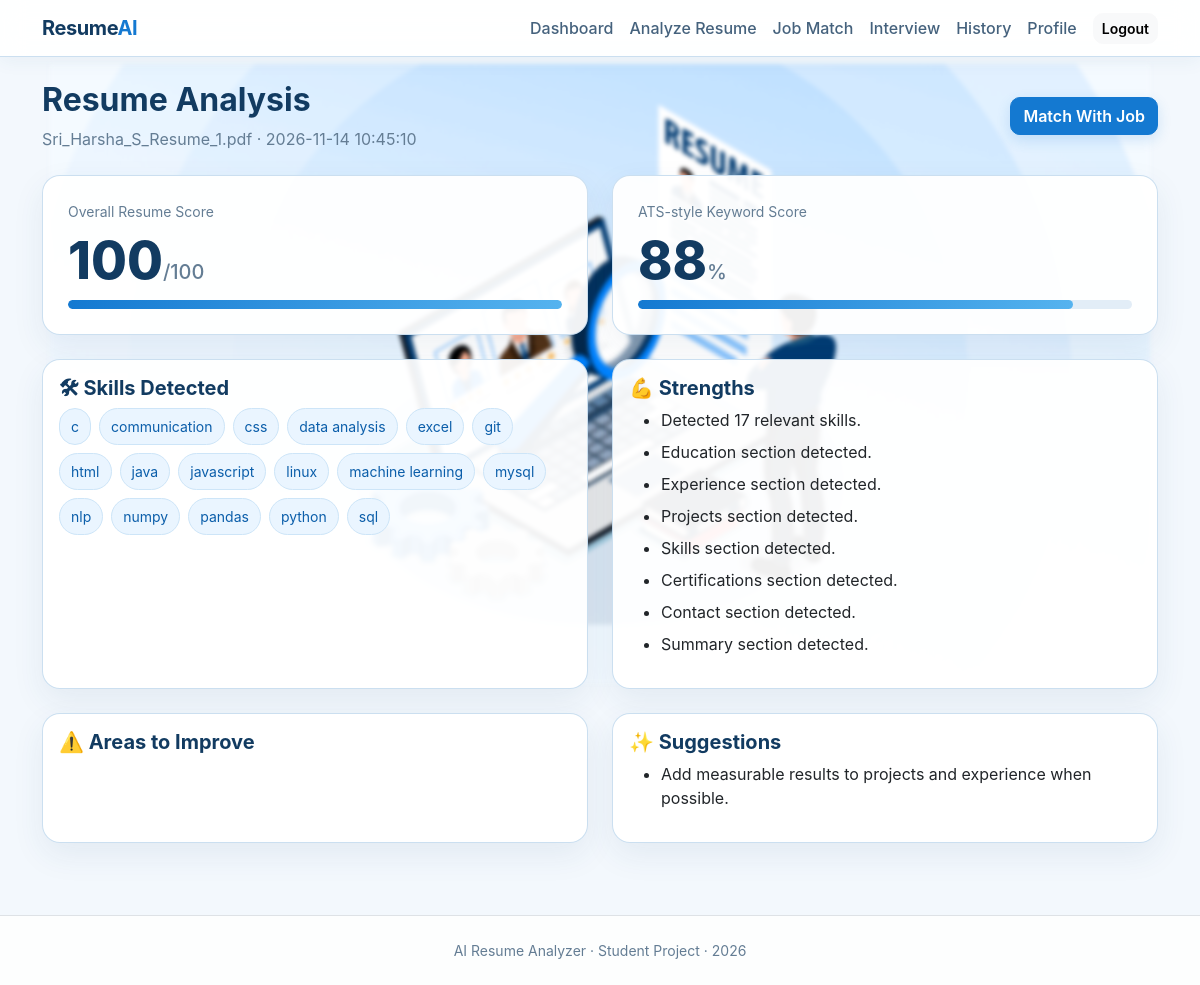
/analysis/8 (signed in), run on the app's committed database.
### tables this page shows
CREATE TABLE analyses (
            id INTEGER PRIMARY KEY AUTOINCREMENT,
            user_id INTEGER NOT NULL,
            filename TEXT NOT NULL,
            resume_text TEXT NOT NULL,
            score INTEGER NOT NULL,
            ats_score INTEGER NOT NULL,
            skills TEXT NOT NULL,
            strengths TEXT NOT NULL,
            weaknesses TEXT NOT NULL,
            suggestions TEXT NOT NULL,
            created_at TEXT NOT NULL,
            FOREIGN KEY(user_id) REFERENCES users(id)
        );

### app.py (the view)
@app.route("/analysis/<int:analysis_id>")
@login_required
def analysis(analysis_id):
    db = get_db()
    row = db.execute(
        "SELECT * FROM analyses WHERE id = ? AND user_id = ?",
        (analysis_id, current_user.id)
    ).fetchone()
    if not row:
        flash("Analysis not found.", "danger")
        return redirect(url_for("dashboard"))
    data = dict(row)
    data["skills"] = data["skills"].split("|") if data["skills"] else []
    data["strengths"] = data["strengths"].split("|") if data["strengths"] else []
    data["weaknesses"] = data["weaknesses"].split("|") if data["weaknesses"] else []
    data["suggestions"] = data["suggestions"].split("|") if data["suggestions"] else []
    return render_template("analysis.html", analysis=data)

### app.py (called while the page is built)
def get_db():
    if "db" not in g:
        g.db = sqlite3.connect(DATABASE)
        g.db.row_factory = sqlite3.Row
    return g.db

@login_manager.user_loader
def load_user(user_id):
    db = get_db()
    row = db.execute("SELECT * FROM users WHERE id = ?", (user_id,)).fetchone()
    if not row:
        return None
    return User(row["id"], row["name"], row["email"], row["password_hash"])

@app.context_processor
def inject_year():
    return {"current_year": datetime.now().year}

### templates/analysis.html (shortened to what this page needs)
{% extends "base.html" %}
{% block content %}
<div class="d-flex flex-wrap justify-content-between align-items-center mb-4">
<div><h2 class="fw-bold">Resume Analysis</h2><p class="text-secondary mb-0">{{ analysis.filename }} · {{ analysis.created_at }}</p></div>
<a class="btn btn-primary" href="{{ url_for('job_match') }}">Match With Job</a>
</div>
<div class="row g-4">
<div class="col-md-6"><div class="score-card"><small>Overall Resume Score</small><div class="big-score">{{ analysis.score }}<span>/100</span></div><div class="progress"><div class="progress-bar" style="width:{{ analysis.score }}%"></div></div></div></div>
<div class="col-md-6"><div class="score-card"><small>ATS-style Keyword Score</small><div class="big-score">{{ analysis.ats_score }}<span>%</span></div><div class="progress"><div class="progress-bar" style="width:{{ analysis.ats_score }}%"></div></div></div></div>
<div class="col-lg-6"><div class="card app-card h-100"><div class="card-body"><h5 class="fw-bold">🛠 Skills Detected</h5><div class="tag-wrap">{% for s in analysis.skills %}<span class="tag">{{ s }}</span>{% else %}<span class="text-secondary">No skills detected.</span>{% endfor %}</div></div></div></div>
<div class="col-lg-6"><div class="card app-card h-100"><div class="card-body"><h5 class="fw-bold">💪 Strengths</h5><ul>{% for x in analysis.strengths %}<li class="mb-2">{{ x }}</li>{% endfor %}</ul></div></div></div>
<div class="col-lg-6"><div class="card app-card h-100"><div class="card-body"><h5 class="fw-bold">⚠️ Areas to Improve</h5><ul>{% for x in analysis.weaknesses %}<li class="mb-2">{{ x }}</li>{% endfor %}</ul></div></div></div>
<div class="col-lg-6"><div class="card app-card h-100"><div class="card-body"><h5 class="fw-bold">✨ Suggestions</h5><ul>{% for x in analysis.suggestions %}<li class="mb-2">{{ x }}</li>{% endfor %}</ul></div></div></div>
</div>
{% endblock %}

### static/css/style.css (style rules this page uses)
:root { --primary: #1479d1; --primary-dark: #0b5eaa; --navy: #123b61; --text: #29445d; --muted: #647d94; --line: #d7e7f5; --surface: rgba(255, 255, 255, 0.94); --soft-blue: #eaf5ff; --page-bg: #f3f8fd; }
body { min-height: 100vh; display: flex; flex-direction: column; position: relative; isolation: isolate; color: var(--text); background-color: var(--page-bg); font-family: Inter, system-ui, -apple-system, "Segoe UI", Arial, sans-serif; }
body::before { content: ""; position: absolute; inset: 0; z-index: -1; pointer-events: none; background-image: url("../images/how-ai-resume-screening-is-changing-the-hiring-process.png"); background-repeat: no-repeat; background-position: center 64px; background-size: min(100%, 1100px) auto; filter: blur(2px); }
h1, h2, h3, h4, h5, h6 { color: var(--navy); }
p { color: var(--text); }
.text-secondary, .text-muted { color: var(--muted) !important; }
a { color: var(--primary); text-decoration: none; }
.btn { border-radius: 10px; font-weight: 600; transition: background-color 0.2s ease, border-color 0.2s ease, box-shadow 0.2s ease, transform 0.2s ease; }
.btn-primary { background: var(--primary); border-color: var(--primary); box-shadow: 0 5px 14px rgba(20, 121, 209, 0.16); }
.glass-card, .feature-card, .stat-card, .score-card, .app-card { border: 1px solid rgba(201, 222, 240, 0.95); background: var(--surface); border-radius: 18px; box-shadow: 0 12px 32px rgba(34, 79, 116, 0.08); }
.feature-card h5, .app-card h5, .glass-card h4, .glass-card h5 { color: var(--navy); }
.mini-grid small, .stat-card small, .score-card small { display: block; color: var(--muted); }
.progress { height: 9px; border-radius: 20px; background: #e2edf7; }
.progress-bar { border-radius: 20px; background: linear-gradient(90deg, #1479d1, #55b3ef); }
.score-card { height: 100%; padding: 25px; }
.big-score { margin: 10px 0; color: var(--navy); font-size: 52px; font-weight: 800; line-height: 1.1; }
.big-score span { color: var(--muted); font-size: 20px; font-weight: 500; }
.tag-wrap { display: flex; flex-wrap: wrap; gap: 8px; }
.tag { padding: 7px 11px; border: 1px solid #cde5f8; border-radius: 999px; background: var(--soft-blue); color: var(--primary-dark); font-size: 14px; }

### data on the page
analyses: filename "Sri_Harsha_S_Resume_1.pdf", created_at "2026-11-14 10:45:10", score "100", ats_score "88", suggestions "Add measurable results to projects and experience when possible."

### other printed values
{{ s }} "c" "communication" "css" "data analysis" "excel" "git" "html" "java" "javascript" "linux" "machine learning" "mysql" "nlp" "numpy" "pandas" "python" "sql"
{{ x }} "Detected 17 relevant skills." "Education section detected." "Experience section detected." "Projects section detected." "Skills section detected." "Certifications section detected." "Contact section detected." "Summary section detected."
